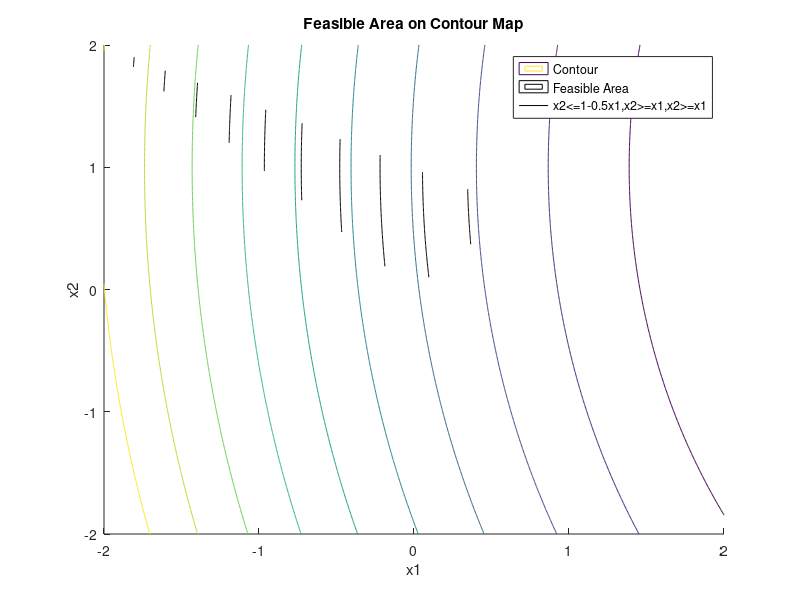

Reproduce this figure in MATLAB.
function[]= plot_func()
%Plot function with constrains

dx1= 0.01;
dx2= 0.01;

[x1m,x2m]= meshgrid(-2:dx1:2, -2:dx2:2);

f_val=NaN(size(x1m));

validpoints= (x2m <= (1-0.5*x1m)) &(x2m >= x1m) & (x2m >= -x1m);
f_val(validpoints)= 2*(x1m(validpoints)-5).^2 + (x2m(validpoints)-1).^2;

f= 2*(x1m-5).^2 + (x2m-1).^2;

line1= 1-0.5*x1m;
line2= x1m;
line3= -x1m;

% Surf plot the function - NaNs aren't displayed

% figure; surf(x1m, x2m, f_val,  'EdgeColor', 'none');
% title('Feasible Area on 3D map');

figure; hold on;
contour(x1m, x2m, f);
contour(x1m, x2m, f_val,'LineColor','k');
plot(x1m,line1,'k',x1m,line2,'k',x1m, line3,'k');
xlabel('x1');
ylabel('x2');
legend('Contour','Feasible Area','x2<=1-0.5x1,x2>=x1,x2>=x1');
title('Feasible Area on Contour Map');

end